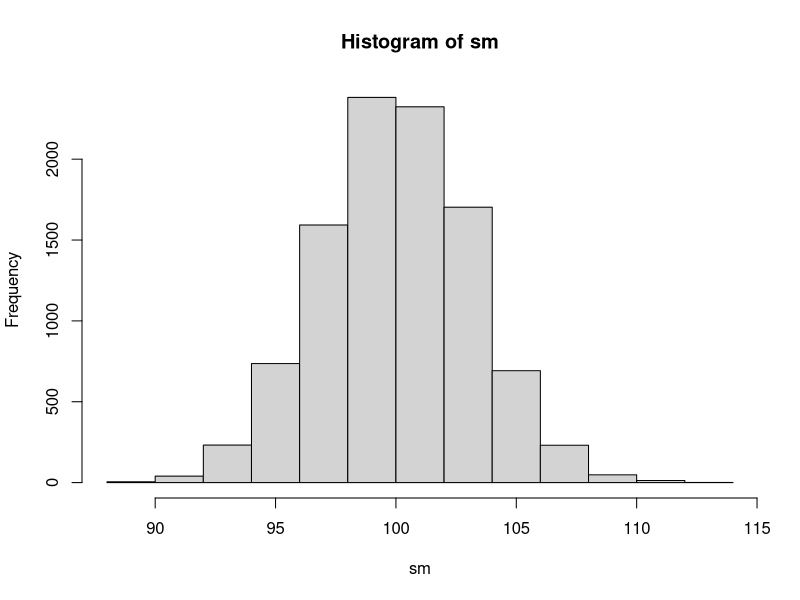

The R source for this figure:
sm <- numeric(length=10000)
for (i in 1:10000) {
	s <- rnorm(n=10,mean=100,sd=10) #N(100,10^2)の正規分布から無作為に標本抽出
	sm[i] <- mean(s) #標本平均を求める
}
meanSm <- mean(sm) #標本平均の平均を求める
print(meanSm)
hist(sm)
